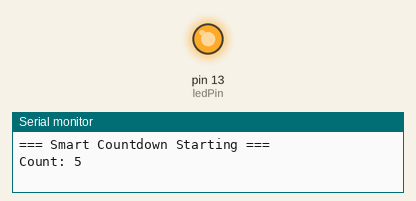
Recording of a sketch running on a simulated Arduino Uno, built with avr-gcc and run on an emulated ATmega328P. Parts: output pins drawn as LEDs (lit = HIGH), the last lines printed to the serial monitor.

Above: at 0.1 s.
At 9.9 s:
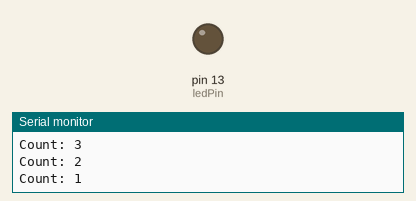
Timing chart, 0 to 11.4 s (numbered marks = the images above):
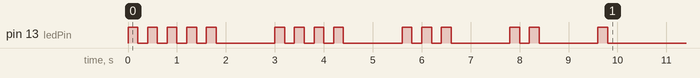

The sketch:

Smart_Countdown.ino
```cpp
/*
 * Smart Countdown
 * Assignment 1 - Programming C++ for Engineers Using Arduino
 *
 * Counts down from startValue to 1. On each step it prints the current
 * count to the Serial Monitor and blinks the on-board LED that many times.
 * When the countdown ends it prints a completion message.
 *
 * Author: Emmanuel Kwasi Sarkodie  (Index 2526400621, Group A)
 * Board : Arduino Uno (built-in LED on pin 13)
 */

int startValue = 5;     // where the countdown begins
int ledPin = 13;        // on-board LED on the Arduino Uno
int blinkTime = 200;    // ms the LED stays on/off per blink
int stepPause = 1000;   // ms to wait between countdown steps

// Blink the LED `times` times. Uses its own counter so it does not
// interfere with the countdown variable in setup().
void flashLED(int times) {
  int blinksLeft = times;
  while (blinksLeft > 0) {
    digitalWrite(ledPin, HIGH);
    delay(blinkTime);
    digitalWrite(ledPin, LOW);
    delay(blinkTime);
    blinksLeft = blinksLeft - 1;
  }
}

void setup() {
  Serial.begin(9600);
  pinMode(ledPin, OUTPUT);

  Serial.println("=== Smart Countdown Starting ===");

  int count = startValue;
  while (count > 0) {
    Serial.print("Count: ");
    Serial.println(count);

    flashLED(count);        // blink the LED `count` times
    delay(stepPause);       // pause before the next step

    count = count - 1;      // decrement so the loop eventually ends
  }

  Serial.println("=== Countdown Complete ===");
}

void loop() {
  // Empty on purpose: everything runs once in setup().
}
```
